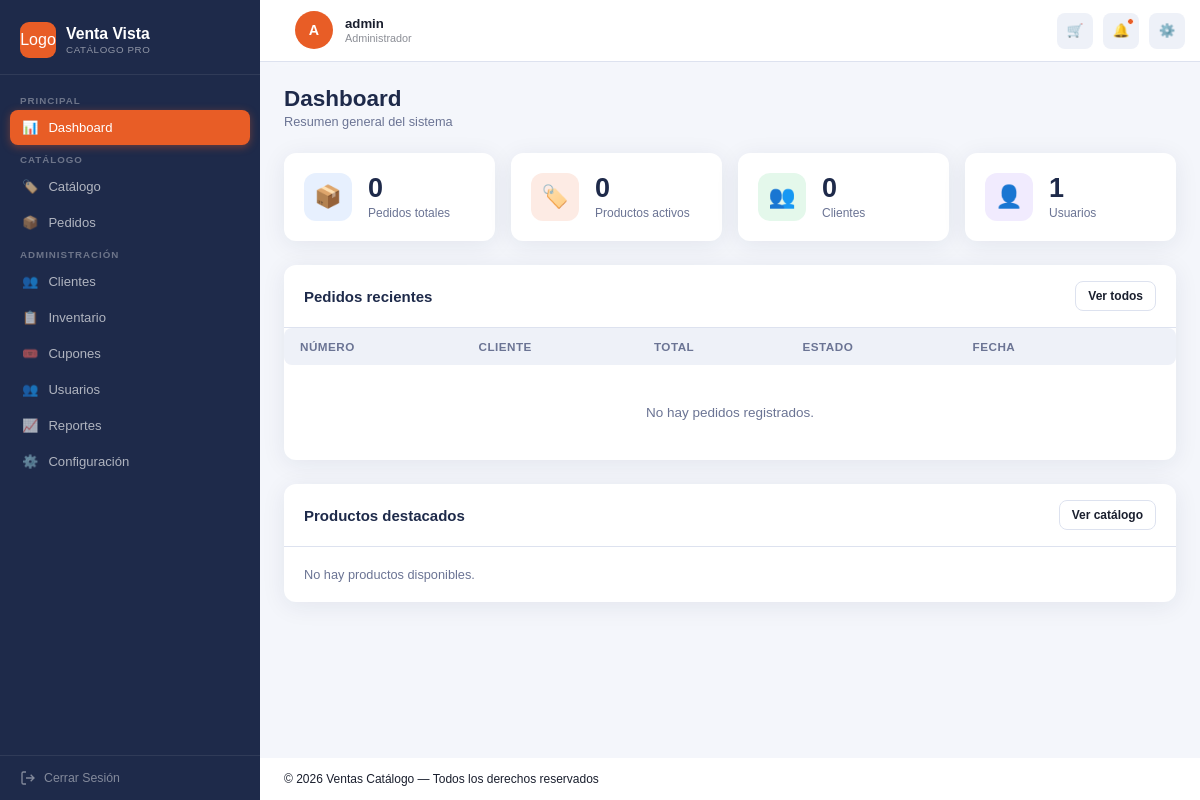
Before: /dashboard (signed in) with the older database file.
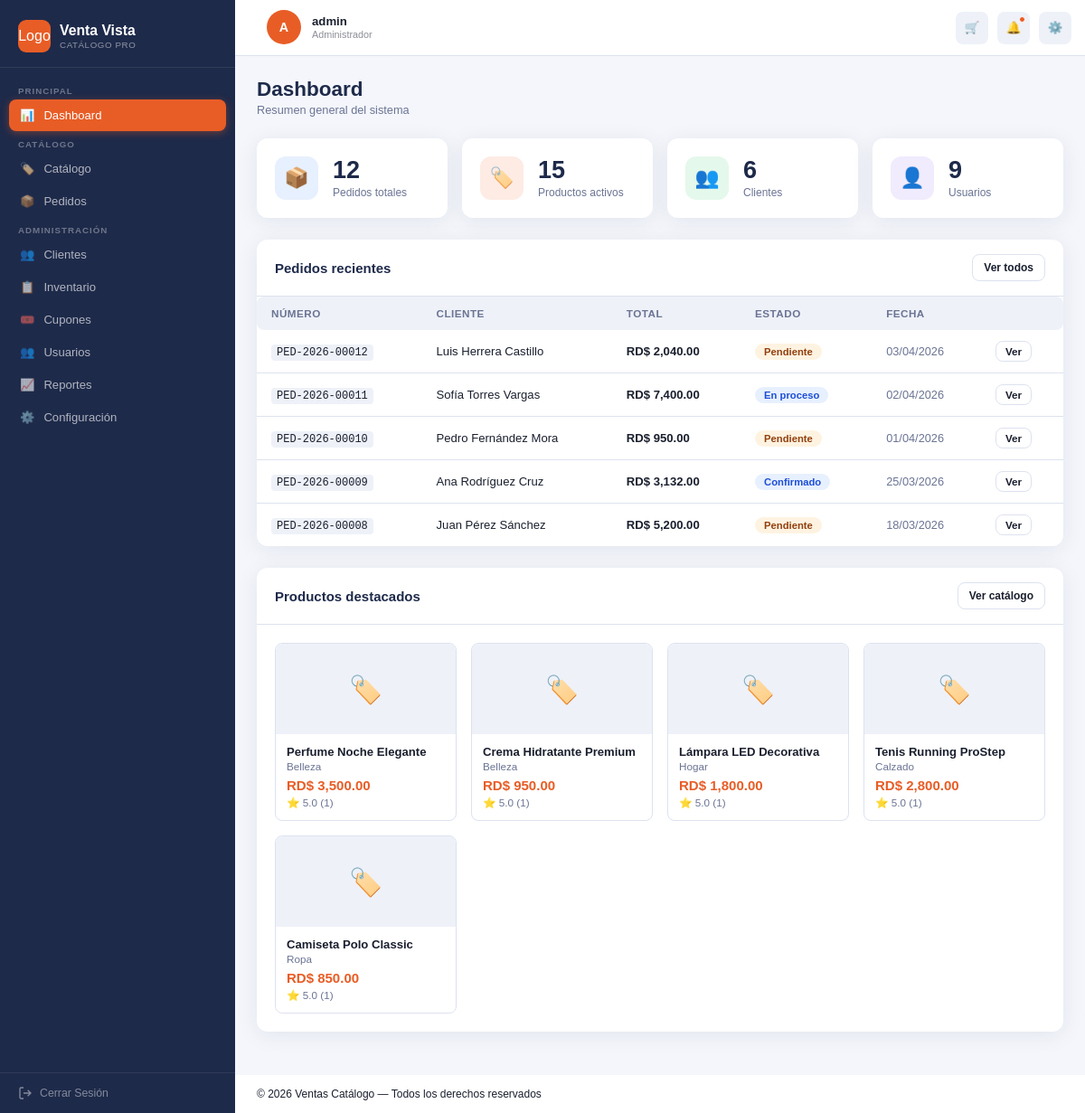
After: the same page with the newer database file.
### tables this page shows
CREATE TABLE pedidos ( 

    idPedido        INT           NOT NULL AUTO_INCREMENT, 

    numeroPedido    VARCHAR(20)   NOT NULL COMMENT 'Ej: PED-2026-00128', 

    fechaPedido     DATETIME      NOT NULL DEFAULT CURRENT_TIMESTAMP, 

    estado          ENUM('Pendiente','Confirmado','En_proceso', 

                        'Enviado','Entregado','Cancelado','Devuelto') 

                                  NOT NULL DEFAULT 'Pendiente', 

    subtotal        DECIMAL(10,2) NOT NULL, 

    descuento       DECIMAL(10,2) NOT NULL DEFAULT 0.00, 

    total           DECIMAL(10,2) NOT NULL, 

    notas           TEXT, 

    idCliente       INT           NOT NULL, 

    idCupon         INT, 

    PRIMARY KEY (idPedido), 

    UNIQUE KEY uk_pedido_numero (numeroPedido), 

    INDEX idx_pedido_cliente (idCliente), 

    INDEX idx_pedido_estado  (estado), 

    CONSTRAINT fk_pedido_cliente FOREIGN KEY (idCliente) 

        REFERENCES clientes (idCliente) ON UPDATE CASCADE, 

    CONSTRAINT fk_pedido_cupon   FOREIGN KEY (idCupon) 

        REFERENCES cupones  (idCupon)  ON UPDATE CASCADE 

);

CREATE TABLE productos ( 

    idProducto      INT             NOT NULL AUTO_INCREMENT, 

    nombre          VARCHAR(120)    NOT NULL, 

    descripcion     TEXT, 

    precio          DECIMAL(10,2)   NOT NULL, 

    descuento       DECIMAL(5,2)    NOT NULL DEFAULT 0.00, 

    stock           INT             NOT NULL DEFAULT 0, 

    imagenes        VARCHAR(500)    COMMENT 'Rutas separadas por coma', 

    activo          TINYINT(1)      NOT NULL DEFAULT 1, 

    fechaCreacion   DATETIME        NOT NULL DEFAULT CURRENT_TIMESTAMP, 

    idCategoria     INT             NOT NULL, 

    PRIMARY KEY (idProducto), 

    INDEX idx_producto_categoria (idCategoria), 

    INDEX idx_producto_activo    (activo), 

    CONSTRAINT fk_producto_categoria FOREIGN KEY (idCategoria) 

        REFERENCES categorias (idCategoria) ON UPDATE CASCADE 

);

### app/core/Controller.php (called while the page is built, shortened)
<?php
abstract class Controller {
    protected function render(string $vista, array $datos = []): void {
        require dirname(__DIR__) . '/views/layouts/layout.php';
    }
}

### app/controllers/DashboardController.php (called while the page is built, shortened)
<?php
class DashboardController extends Controller{
    public function index(): void{
        $datos = [
            'totalPedidos'   => count(Pedido::obtenerTodos()),
            'totalProductos' => count(Producto::obtenerActivos()),
            'totalClientes'  => count(Cliente::obtenerTodos()),
            'totalUsuarios'  => count(Usuario::obtenerTodos()),
            'pedidosRecientes' => array_slice(Pedido::obtenerTodos(), 0, 5),
            'productosDestacados' => Producto::obtenerDestacados(5),
            'flash'          => $this->getFlash(),
            'usuario'        => $this->usuarioActual(),
        ];
        $this->render('dashboard/index', $datos);
    }
}

### app/core/Router.php (called while the page is built, shortened)
<?php
class Router {
    public function run(){
        $url = $_GET['url'] ?? '';
        $url = trim($url, '/');
        $routes = require dirname(__DIR__, 2) . '/config/routes.php';
        if (isset($routes[$url])) {
            $action = $routes[$url]['action'];
        }
        else{
            $controllerName = 'AuthController';
            $action = 'login';
        }
        $controller = new $controllerClass();
        $controller->$action();
    }
}

### public/index.php (called while the page is built, shortened)
<?php
$router = new Router();
$router->run();
?>

### app/core/Database.php (called while the page is built, shortened)
<?php
class Database {
    private static $instance = null;
    public static function getConnection() {
        if (self::$instance === null) {
            try {
               self::$instance = new PDO(
                    "mysql:host=" . DB_HOST .
                    ";dbname=" . DB_NAME .
                    ";charset=" . charset,
                    DB_USER,
                    DB_PASS
                );
                self::$instance->setAttribute(PDO::ATTR_ERRMODE, PDO::ERRMODE_EXCEPTION);
            } catch (PDOException $e) {
                die("Error de conexión: " . $e->getMessage());
            }
        }
        return self::$instance;
    }
}

### app/core/Model.php (called while the page is built, shortened)
<?php
class Model {
    protected static function db(){
        return Database::getConnection();
    }
}

### app/models/Pedido.php (called while the page is built, shortened)
<?php
class Pedido extends Model {
    public static function obtenerTodos(): array {
        $sql = "SELECT p.*,
                       CONCAT(c.nombre,' ',c.apellidos) AS cliente,
                       cu.codigo AS cupon
                FROM pedidos p
                JOIN clientes c ON p.idCliente = c.idCliente
                LEFT JOIN cupones cu ON p.idCupon = cu.idCupon
                ORDER BY p.fechaPedido DESC";
        return self::db()->query($sql)->fetchAll(PDO::FETCH_ASSOC);
    }
}

### app/models/Producto.php (called while the page is built, shortened)
<?php
class Producto extends Model{
    public static function obtenerActivos(): array {
        $sql = "SELECT p.*, c.nombre AS categoria
                FROM productos p
                JOIN categorias c ON p.idCategoria = c.idCategoria
                WHERE p.activo = 1
                ORDER BY p.nombre";
        return self::db()->query($sql)->fetchAll(PDO::FETCH_ASSOC);
    }
    public static function obtenerDestacados(int $limite = 8): array {
        $sql = "SELECT * FROM v_productos_rating
                ORDER BY promedio DESC, totalResenas DESC
                LIMIT :limite";
        $stmt = self::db()->prepare($sql);
        $stmt->bindValue(':limite', $limite, PDO::PARAM_INT);
        $stmt->execute();
        return $stmt->fetchAll(PDO::FETCH_ASSOC);
    }
}

### app/models/Cliente.php (called while the page is built, shortened)
<?php
class Cliente extends Model {
    public static function obtenerTodos(): array {
        $sql = "SELECT c.*, u.nombreUsuario, u.email AS emailUsuario, u.activo
                FROM clientes c
                JOIN usuarios u ON c.idUsuario = u.idUsuario";
        return self::db()->query($sql)->fetchAll(PDO::FETCH_ASSOC);
    }
}

### app/models/Usuario.php (called while the page is built, shortened)
<?php
class Usuario extends Model{
    public static function obtenerTodos(): array{
        $sql = "SELECT u.*, r.nombre AS rol
                FROM usuarios u
                JOIN roles r ON u.idRol = r.idRol";
        return self::db()->query($sql)->fetchAll(PDO::FETCH_ASSOC);
    }
}

### app/views/dashboard/index.php (the view, shortened to what the changed rows need)
<?php
$totalPedidos   = $totalPedidos   ?? 0;
$totalProductos = $totalProductos ?? 0;
$totalClientes  = $totalClientes  ?? 0;
$totalUsuarios  = $totalUsuarios  ?? 0;
$pedidosRecientes    = $pedidosRecientes    ?? [];
$productosDestacados = $productosDestacados ?? [];
?>
<div class="page-header">
    <div>
        <h1 class="page-titulo">Dashboard</h1>
    </div>
</div>
<div class="stats-grid">
    <div class="stat-card">
        <div class="stat-info">
            <div class="stat-valor"><?= $totalPedidos ?></div>
            <div class="stat-label">Pedidos totales</div>
        </div>
    </div>
    <div class="stat-card">
        <div class="stat-info">
            <div class="stat-valor"><?= $totalProductos ?></div>
            <div class="stat-label">Productos activos</div>
        </div>
    </div>
    <div class="stat-card">
        <div class="stat-info">
            <div class="stat-valor"><?= $totalClientes ?></div>
            <div class="stat-label">Clientes</div>
        </div>
    </div>
    <div class="stat-card">
        <div class="stat-info">
            <div class="stat-valor"><?= $totalUsuarios ?></div>
            <div class="stat-label">Usuarios</div>
        </div>
    </div>
</div>
<div class="panel">
    <div class="panel-header">
        <h2 class="panel-titulo">Pedidos recientes</h2>
    </div>
    <div class="tabla-wrapper">
        <table class="tabla">
            <thead>
                <tr>
                    <th>Número</th>
                    <th>Cliente</th>
                    <th>Total</th>
                    <th>Estado</th>
                    <th>Fecha</th>
                    <th></th>
                </tr>
            </thead>
            <tbody>
                <?php if (empty($pedidosRecientes)): ?>
                    <tr><td colspan="6" class="tabla-vacia">No hay pedidos registrados.</td></tr>
                <?php else: ?>
                    <?php foreach ($pedidosRecientes as $p): ?>
                    <tr>
                        <td><span class="codigo"><?= htmlspecialchars($p['numeroPedido']) ?></span></td>
                        <td><?= htmlspecialchars($p['cliente']) ?></td>
                        <td><strong>RD$ <?= number_format($p['total'], 2) ?></strong></td>
                        <td><?php include __DIR__ . '/../partials/badge-estado.php'; ?></td>
                        <td class="texto-muted"><?= date('d/m/Y', strtotime($p['fechaPedido'])) ?></td>
                        <td>
                            <a href="<?= BASE_URL ?>pedidos/ver?id=<?= $p['idPedido'] ?>" class="btn-tabla">Ver</a>
                        </td>
                    </tr>
                    <?php endforeach; ?>
                <?php endif; ?>
            </tbody>
        </table>
    </div>
</div>
<div class="panel">
    <div class="panel-header">
        <h2 class="panel-titulo">Productos destacados</h2>
    </div>
    <div class="productos-grid">
        <?php if (empty($productosDestacados)): ?>
            <p class="texto-muted">No hay productos disponibles.</p>
        <?php else: ?>
            <?php foreach ($productosDestacados as $prod): ?>
            <div class="producto-card">
                <div class="producto-img">🏷️</div>
                <div class="producto-info">
                    <div class="producto-nombre"><?= htmlspecialchars($prod['nombre']) ?></div>
                    <div class="producto-categoria"><?= htmlspecialchars($prod['categoria']) ?></div>
                    <div class="producto-precio">RD$ <?= number_format($prod['precio'], 2) ?></div>
                    <?php if (!empty($prod['promedio'])): ?>
                        <div class="producto-rating">⭐ <?= $prod['promedio'] ?> (<?= $prod['totalResenas'] ?>)</div>
                    <?php endif; ?>
                </div>
            </div>
            <?php endforeach; ?>
        <?php endif; ?>
    </div>
</div>

### app/views/partials/badge-estado.php
<?php
$estado = $p['estado'] ?? $envio['estado'] ?? $pago['estado'] ?? '';
$mapa = [
    'Pendiente'   => 'badge--amarillo',
    'Confirmado'  => 'badge--azul',
    'En_proceso'  => 'badge--azul',
    'Enviado'     => 'badge--morado',
    'En_Camino'   => 'badge--morado',
    'En_Destino'  => 'badge--morado',
    'Entregado'   => 'badge--verde',
    'Cancelado'   => 'badge--rojo',
    'Devuelto'    => 'badge--rojo',
    'Aprobado'    => 'badge--verde',
    'Rechazado'   => 'badge--rojo',
    'Reembolsado' => 'badge--amarillo',
    'activo'      => 'badge--verde',
    'abandonado'  => 'badge--rojo',
    'convertido'  => 'badge--azul',
];
$clase = $mapa[$estado] ?? 'badge--gris';
?>
<span class="badge <?= $clase ?>"><?= htmlspecialchars(str_replace('_', ' ', $estado)) ?></span>

Changed rows visible on the page:
added pedidos: numeroPedido "PED-2026-00012", cliente "Luis Herrera Castillo", total "2,040.00", estado "Pendiente", fechaPedido "03/04/2026"
added pedidos: numeroPedido "PED-2026-00011", cliente "Sofía Torres Vargas", total "7,400.00", estado "En proceso", fechaPedido "02/04/2026"
added pedidos: numeroPedido "PED-2026-00010", cliente "Pedro Fernández Mora", total "950.00", estado "Pendiente", fechaPedido "01/04/2026"
added pedidos: numeroPedido "PED-2026-00009", cliente "Ana Rodríguez Cruz", total "3,132.00", estado "Confirmado", fechaPedido "25/03/2026"
added pedidos: numeroPedido "PED-2026-00008", cliente "Juan Pérez Sánchez", total "5,200.00", estado "Pendiente", fechaPedido "18/03/2026"
added productos: nombre "Perfume Noche Elegante", categoria "Belleza", precio "3,500.00", promedio "5.0", totalResenas "1"
added productos: nombre "Crema Hidratante Premium", categoria "Belleza", precio "950.00", promedio "5.0", totalResenas "1"
added productos: nombre "Lámpara LED Decorativa", categoria "Hogar", precio "1,800.00", promedio "5.0", totalResenas "1"
added productos: nombre "Tenis Running ProStep", categoria "Calzado", precio "2,800.00", promedio "5.0", totalResenas "1"
added productos: nombre "Camiseta Polo Classic", categoria "Ropa", precio "850.00", promedio "5.0", totalResenas "1"
Other visible differences:
$totalPedidos: "0" → "12"
$totalProductos: "0" → "15"
$totalClientes: "0" → "6"
$totalUsuarios: "1" → "9"
text no longer shown: "No hay pedidos registrados. No hay productos disponibles."
